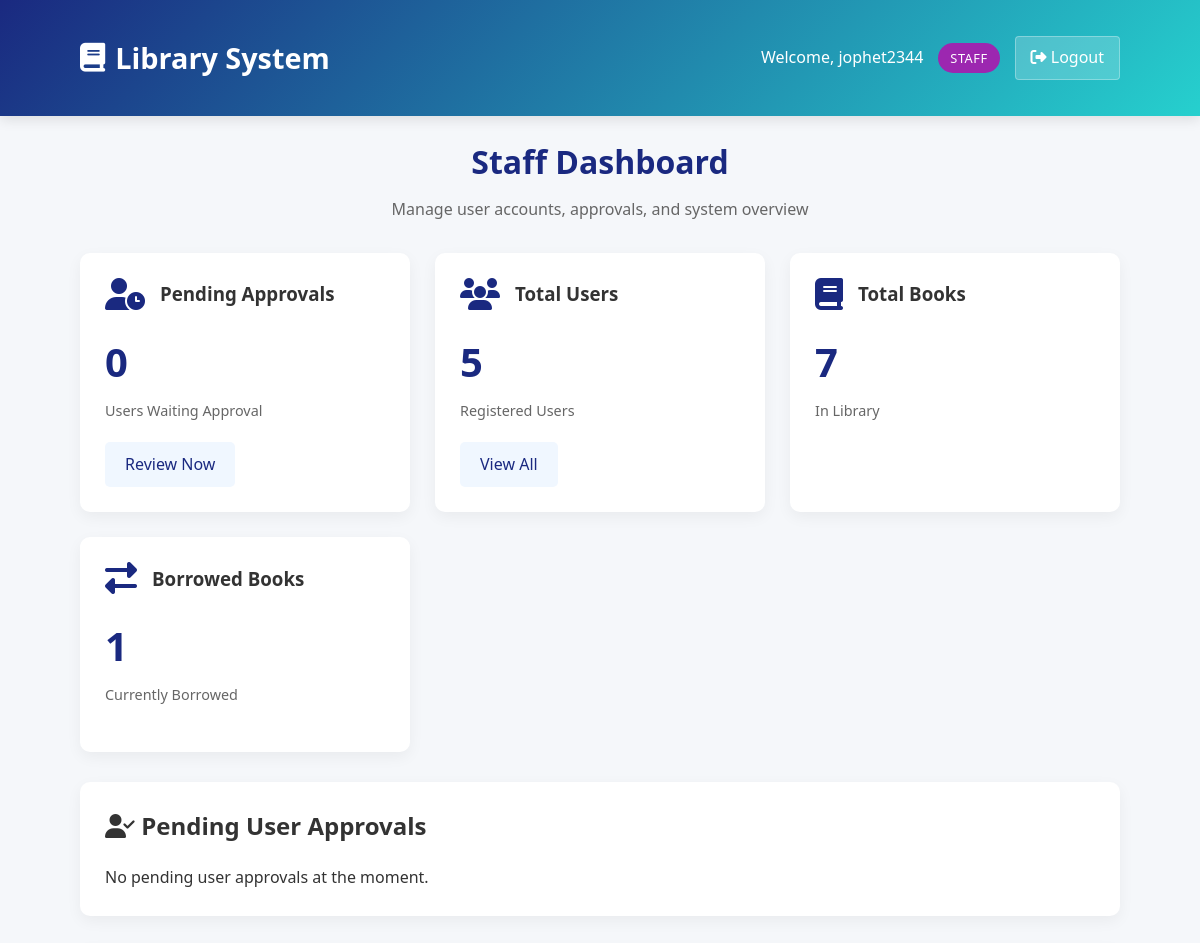
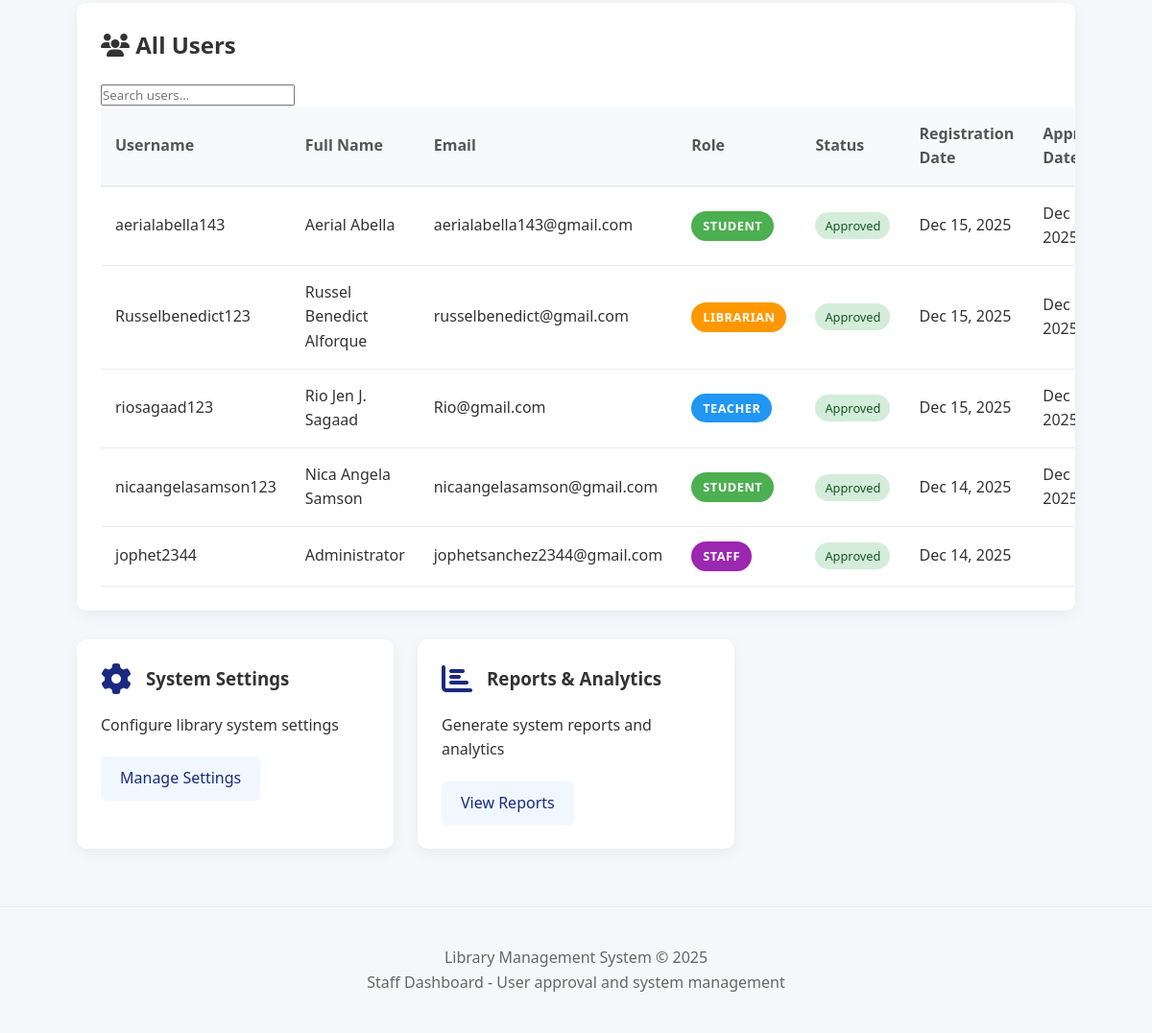
Screenshot of /views/dashboards/staff.php (signed in) with the database file from the repository (2 pictures, top to bottom).
### tables this page shows
CREATE TABLE `users` (
  `id` int(11) NOT NULL,
  `username` varchar(50) NOT NULL,
  `email` varchar(100) NOT NULL,
  `password` varchar(255) NOT NULL,
  `full_name` varchar(100) NOT NULL,
  `role` enum('student','teacher','librarian','staff') NOT NULL,
  `registration_date` timestamp NOT NULL DEFAULT current_timestamp(),
  `approved` tinyint(1) DEFAULT 0,
  `approved_by` int(11) DEFAULT NULL,
  `approval_date` timestamp NULL DEFAULT NULL
);

### includes/auth.php (called while the page is built, shortened)
<?php
function getPendingUsers() {
    $conn = getDBConnection();
    $sql = "SELECT id, username, email, full_name, role, registration_date FROM users WHERE approved = FALSE ORDER BY registration_date ASC";
    $result = $conn->query($sql);
    $users = [];
    return $users;
}
?>

### views/dashboards/staff.php (the view, shortened to what this page needs)
<?php
require_once '../../includes/auth.php';
$pending_users = getPendingUsers();
$conn = getDBConnection();
$all_users_query = "SELECT
    u.id,
    u.username,
    u.email,
    u.full_name,
    u.role,
    u.approved,
    u.registration_date,
    u.approval_date,
    s.username as approved_by_username,
    s.full_name as approved_by_name
FROM users u
LEFT JOIN users s ON u.approved_by = s.id
ORDER BY u.registration_date DESC
LIMIT 20";
$all_users = $conn->query($all_users_query);
$stats_query = "SELECT
    (SELECT COUNT(*) FROM users WHERE approved = FALSE) as pending_users,
    (SELECT COUNT(*) FROM users) as total_users,
    (SELECT COUNT(*) FROM books) as total_books,
    (SELECT COUNT(*) FROM borrowing_records WHERE status = 'borrowed') as borrowed_books";
$stats_result = $conn->query($stats_query);
$stats = $stats_result->fetch_assoc();
?>
<!DOCTYPE html>
<html lang="en">
<head>
    <link rel="stylesheet" href="/smart-library/assets/css/styles.css">
    <link rel="stylesheet" href="https://cdnjs.cloudflare.com/ajax/libs/font-awesome/6.4.0/css/all.min.css">
</head>
<body>
    <header>
        <div class="container">
            <div class="logo">
                <i class="fas fa-book"></i> Library System
            </div>
            <div class="user-info">
                <span>Welcome, <?php echo htmlspecialchars($_SESSION['username']); ?></span>
                <span class="role-badge staff-badge">Staff</span>
                <a href="../auth/logout.php" class="logout-btn"><i class="fas fa-sign-out-alt"></i> Logout</a>
            </div>
        </div>
    </header>
    <main class="container">
        <div class="dashboard-header">
            <h1>Staff Dashboard</h1>
            <p>Manage user accounts, approvals, and system overview</p>
        </div>
        <div class="dashboard-grid">
            <div class="dashboard-card">
                <div class="card-header">
                    <i class="fas fa-user-clock"></i>
                    <h3>Pending Approvals</h3>
                </div>
                <div class="card-content">
                    <div class="stat-number"><?php echo $stats['pending_users']; ?></div>
                    <div class="stat-label">Users Waiting Approval</div>
                </div>
                <div class="card-actions">
                    <a href="#pending-approvals" class="action-btn">Review Now</a>
                </div>
            </div>
            <div class="dashboard-card">
                <div class="card-header">
                    <i class="fas fa-users"></i>
                    <h3>Total Users</h3>
                </div>
                <div class="card-content">
                    <div class="stat-number"><?php echo $stats['total_users']; ?></div>
                    <div class="stat-label">Registered Users</div>
                </div>
                <div class="card-actions">
                    <a href="#all-users" class="action-btn">View All</a>
                </div>
            </div>
            <div class="dashboard-card">
                <div class="card-header">
                    <i class="fas fa-book"></i>
                    <h3>Total Books</h3>
                </div>
                <div class="card-content">
                    <div class="stat-number"><?php echo $stats['total_books']; ?></div>
                    <div class="stat-label">In Library</div>
                </div>
            </div>
            <div class="dashboard-card">
                <div class="card-header">
                    <i class="fas fa-exchange-alt"></i>
                    <h3>Borrowed Books</h3>
                </div>
                <div class="card-content">
                    <div class="stat-number"><?php echo $stats['borrowed_books']; ?></div>
                    <div class="stat-label">Currently Borrowed</div>
                </div>
            </div>
        </div>
        <div class="table-container" id="pending-approvals">
            <h2><i class="fas fa-user-check"></i> Pending User Approvals</h2>
            <?php if (count($pending_users) > 0): ?>
            <table>
                <thead>
                    <tr>
                        <th>Username</th>
                        <th>Full Name</th>
                        <th>Email</th>
                        <th>Role</th>
                        <th>Registration Date</th>
                        <th>Actions</th>
                    </tr>
                </thead>
                <tbody>
                    <?php foreach($pending_users as $user): ?>
                    <tr id="user-row-<?php echo $user['id']; ?>">
                        <td><?php echo htmlspecialchars($user['username']); ?></td>
                        <td><?php echo htmlspecialchars($user['full_name']); ?></td>
                        <td><?php echo htmlspecialchars($user['email']); ?></td>
                        <td><span class="role-badge <?php echo $user['role']; ?>-badge"><?php echo ucfirst($user['role']); ?></span></td>
                        <td><?php echo date('M d, Y', strtotime($user['registration_date'])); ?></td>
                        <td class="action-buttons">
                            <button class="btn-small btn-approve" onclick="handleUserAction(<?php echo $user['id']; ?>, 'approve')">Approve</button>
                            <button class="btn-small btn-reject" onclick="handleUserAction(<?php echo $user['id']; ?>, 'reject')">Reject</button>
                        </td>
                    </tr>
                    <?php endforeach; ?>
                </tbody>
            </table>
            <?php else: ?>
            <p>No pending user approvals at the moment.</p>
            <?php endif; ?>
        </div>
        <div class="table-container" id="all-users">
            <h2><i class="fas fa-users"></i> All Users</h2>
            <div class="search-box">
                <input type="text" class="search-input" placeholder="Search users...">
            </div>
            <table>
                <thead>
                    <tr>
                         <th>Username</th>
                         <th>Full Name</th>
                         <th>Email</th>
                         <th>Role</th>
                         <th>Status</th>
                         <th>Registration Date</th>
                         <th>Approval Date</th>
                    </tr>
                </thead>
                <tbody>
                    <?php while($user = $all_users->fetch_assoc()): ?>
                    <tr>
                        <td><?php echo htmlspecialchars($user['username']); ?></td>
                        <td><?php echo htmlspecialchars($user['full_name']); ?></td>
                        <td><?php echo htmlspecialchars($user['email']); ?></td>
                        <td><span class="role-badge <?php echo $user['role']; ?>-badge"><?php echo ucfirst($user['role']); ?></span></td>
                        <td>
                            <span class="status-badge <?php echo $user['approved'] ? 'status-approved' : 'status-pending'; ?>">
                                <?php echo $user['approved'] ? 'Approved' : 'Pending'; ?>
                            </span>
                        </td>
                        <td><?php echo date('M d, Y', strtotime($user['registration_date'])); ?></td>
                         <td>
                             <?php if ($user['approval_date']): ?>
                                <?php echo date('M d, Y', strtotime($user['approval_date'])); ?>
                             <?php else: ?>
                                <span class="text-muted"></span>
                            <?php endif; ?>
                         </td>
                    </tr>
                    <?php endwhile; ?>
                </tbody>
            </table>
        </div>
        <div class="dashboard-grid">
        <div class="dashboard-card">
    <div class="card-header">
        <i class="fas fa-cog"></i>
        <h3>System Settings</h3>
    </div>
    <div class="card-content">
        <p>Configure library system settings</p>
    </div>
    <div class="card-actions">
        <a href="settings.php" class="action-btn">Manage Settings</a>
    </div>
</div>
        <div class="dashboard-card">
            <div class="card-header">
                <i class="fas fa-chart-bar"></i>
            <h3>Reports & Analytics</h3>
        </div>
            <div class="card-content">
                <p>Generate system reports and analytics</p>
            </div>
        <div class="card-actions">
                <a href="reports.php" class="action-btn">View Reports</a>
        </div>
</div>
        </div>
    </main>
    <footer>
        <div class="container">
            <p>Library Management System &copy; <?php echo date('Y'); ?></p>
            <p>Staff Dashboard - User approval and system management</p>
        </div>
    </footer>
</body>
</html>

### assets/css/styles.css (style rules this page uses)
* { margin: 0; padding: 0; box-sizing: border-box; font-family: 'Segoe UI', Tahoma, Geneva, Verdana, sans-serif; }
body { background-color: #f5f7fa; color: #333; line-height: 1.6; }
.container { width: 90%; max-width: 1200px; margin: 0 auto; padding: 20px; }
header { background: linear-gradient(135deg, #1a2980, #26d0ce); color: white; padding: 15px 0; box-shadow: 0 4px 12px rgba(0, 0, 0, 0.1); }
header .container { display: flex; justify-content: space-between; align-items: center; }
.logo { font-size: 1.8rem; font-weight: 700; display: flex; align-items: center; }
.logo i { margin-right: 10px; }
.user-info { display: flex; align-items: center; gap: 15px; }
.user-info span { font-weight: 500; }
.logout-btn { background-color: rgba(255, 255, 255, 0.2); color: white; border: 1px solid rgba(255, 255, 255, 0.3); padding: 8px 15px; border-radius: 4px; cursor: pointer; text-decoration: none; font-weight: 500; transition: all 0.3s; }
.dashboard-header { margin-bottom: 30px; text-align: center; }
.dashboard-header h1 { color: #1a2980; margin-bottom: 10px; }
.dashboard-header p { color: #666; }
.role-badge { display: inline-block; padding: 5px 12px; border-radius: 20px; font-size: 0.8rem; font-weight: 600; text-transform: uppercase; letter-spacing: 0.5px; }
.student-badge { background-color: #4CAF50; color: white; }
.teacher-badge { background-color: #2196F3; color: white; }
.librarian-badge { background-color: #FF9800; color: white; }
.staff-badge { background-color: #9C27B0; color: white; }
.dashboard-grid { display: grid; grid-template-columns: repeat(auto-fill, minmax(300px, 1fr)); gap: 25px; margin-top: 30px; }
.dashboard-card { background-color: white; border-radius: 10px; padding: 25px; box-shadow: 0 5px 15px rgba(0, 0, 0, 0.05); transition: transform 0.3s, box-shadow 0.3s; }
.card-header { display: flex; align-items: center; margin-bottom: 20px; }
.card-header i { font-size: 2rem; margin-right: 15px; color: #1a2980; }
.card-header h3 { color: #333; }
.card-content { margin-bottom: 20px; }
.stat-number { font-size: 2.5rem; font-weight: 700; color: #1a2980; margin-bottom: 5px; }
.stat-label { color: #666; font-size: 0.9rem; }
.card-actions { margin-top: 20px; }
.action-btn { display: inline-block; padding: 10px 20px; background-color: #f0f7ff; color: #1a2980; border-radius: 5px; text-decoration: none; font-weight: 500; transition: background-color 0.3s; }
.table-container { background-color: white; border-radius: 10px; padding: 25px; box-shadow: 0 5px 15px rgba(0, 0, 0, 0.05); margin-top: 30px; overflow-x: auto; }
.table-container h2 { margin-bottom: 20px; color: #333; }
table { width: 100%; border-collapse: collapse; }
table thead { background-color: #f8f9fa; }
table th { padding: 15px; text-align: left; font-weight: 600; color: #555; border-bottom: 2px solid #e9ecef; }
table td { padding: 15px; border-bottom: 1px solid #e9ecef; }
.status-badge { padding: 5px 10px; border-radius: 20px; font-size: 0.8rem; font-weight: 500; }
.status-approved { background-color: #d4edda; color: #155724; }
footer { text-align: center; margin-top: 40px; padding: 20px 0; color: #666; border-top: 1px solid #eee; }

### rows the page displays
users: username "aerialabella143", full_name "Aerial Abella", email "aerialabella143@gmail.com", role "STUDENT", approved "Approved", registration_date "Dec 15, 2025", approval_date "Dec…"
users: username "Russelbenedict123", full_name "Russel Benedict Alforque", email "russelbenedict@gmail.com", role "LIBRARIAN", approved "Approved", registration_date "Dec 15, 2025", approval_date "Dec…"
users: username "riosagaad123", full_name "Rio Jen J. Sagaad", email "Rio@gmail.com", role "TEACHER", approved "Approved", registration_date "Dec 15, 2025", approval_date "Dec…"
users: username "nicaangelasamson123", full_name "Nica Angela Samson", email "nicaangelasamson@gmail.com", role "STUDENT", approved "Approved", registration_date "Dec 14, 2025", approval_date "Dec…"
users: username "jophet2344", full_name "Administrator", email "jophetsanchez2344@gmail.com", role "STAFF", approved "Approved", registration_date "Dec 14, 2025"

### other values shown
$_SESSION['username'] "jophet2344"
$stats['pending_users'] "0"
$stats['total_users'] "5"
$stats['total_books'] "7"
$stats['borrowed_books'] "1"
